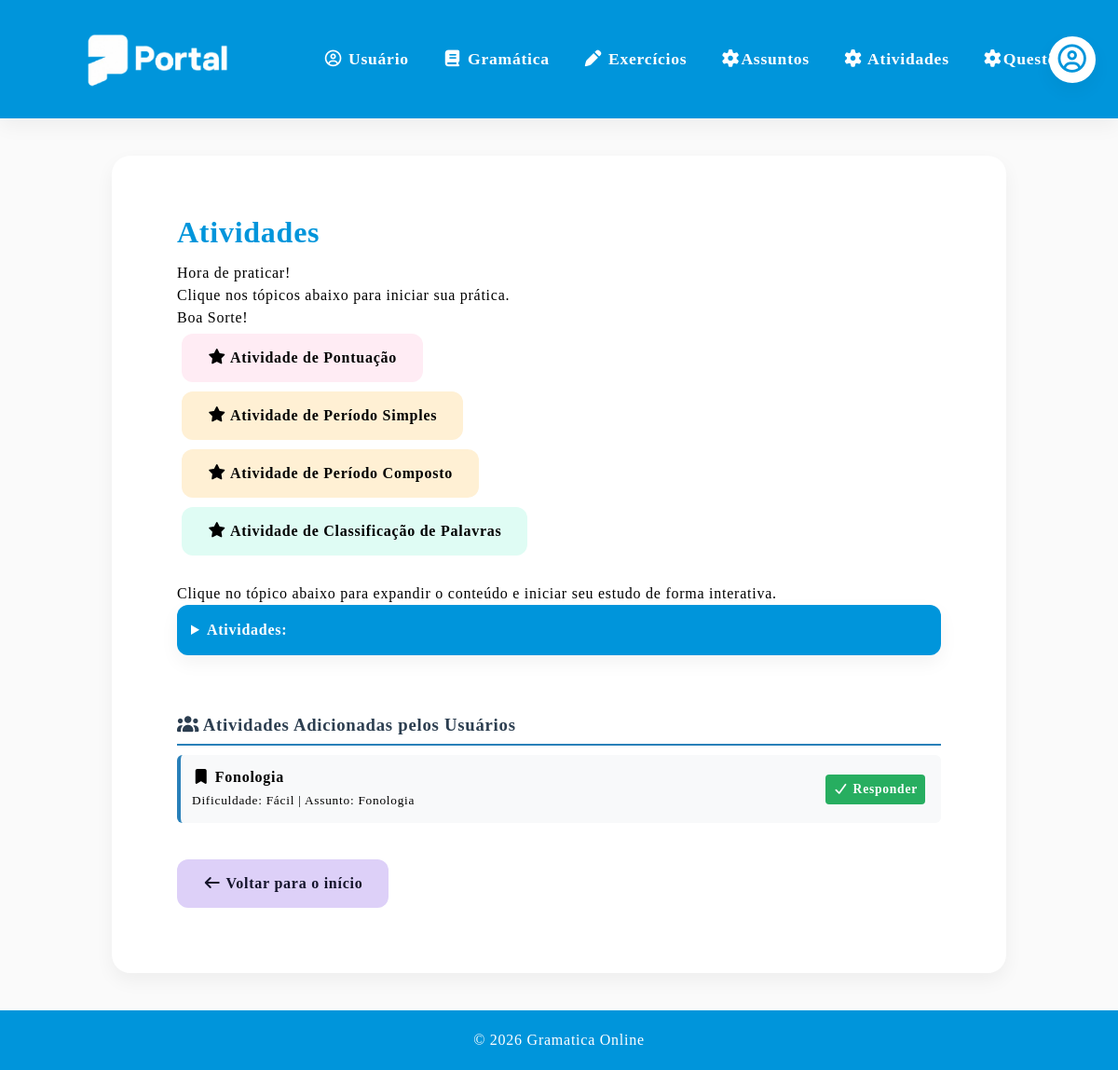
/atividades, run on an earlier commit of the app's database.
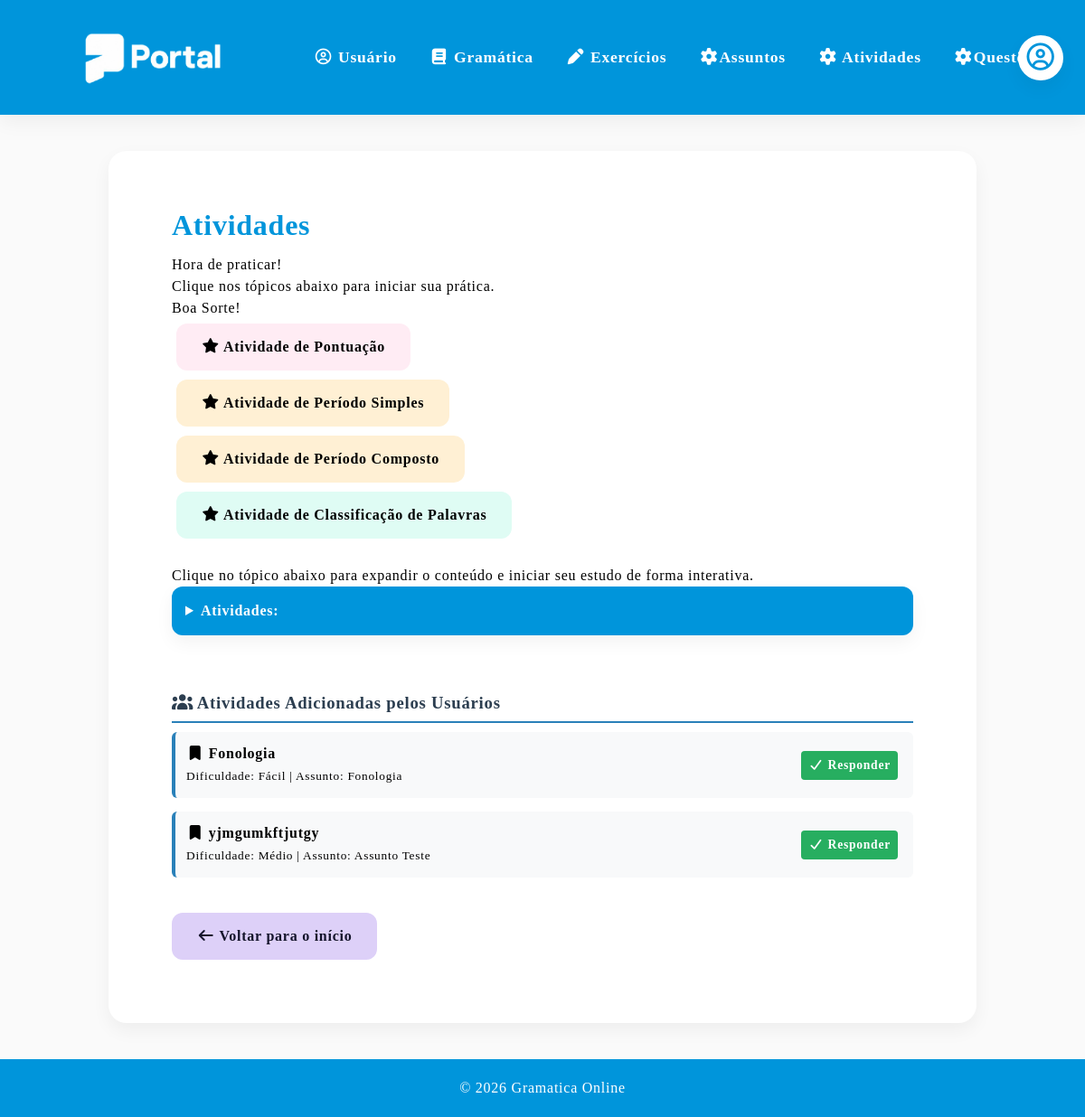
And on a later commit of the database.
### models.py (models this page shows)
class Atividade(db.Model):
    __tablename__ = "atividade"
    id = db.Column(db.Integer, primary_key=True)
    nome = db.Column(db.String(150), nullable=True)
    dificuldade = db.Column(db.String(50), nullable=True)
    assunto_id = db.Column(db.Integer, db.ForeignKey("assunto.id"), nullable=True)
    assunto = db.relationship("Assunto", back_populates="atividades")
    questoes = db.relationship("Questao", back_populates="atividade", lazy=True, cascade="all, delete-orphan")

class Assunto(db.Model):
    __tablename__ = "assunto"
    id = db.Column(db.Integer, primary_key=True)
    nome = db.Column(db.String(100), nullable=False)
    conteudo = db.Column(db.Text, nullable=True)
    imagem = db.Column(db.String(255), nullable=True)
    arquivo_pdf = db.Column(db.String(255), nullable=True)
    atividades = db.relationship("Atividade", back_populates="assunto", lazy=True)

### app.py (the view)
@app.route("/atividades")
def atividades():
    try:
        atividades = Atividade.query.all()
        return render_template("atividades.html", atividades=atividades)
    except Exception as e:
        print("ERRO ATIVIDADES:", str(e))
        flash("Erro ao carregar atividades.")
        return render_template("atividades.html", atividades=[])

### templates/atividades.html (shortened to what this page needs)
{% extends "base.html" %}
{% block conteudo %}
        <section id="gramatica" class="section">
            <h2>Atividades</h2>
            <p>Hora de praticar!<br>Clique nos tópicos abaixo para iniciar sua prática.<br>Boa Sorte!</p>
            <div class="topicos-principais">
                <p><a href="{{ url_for('att_pontuacao') }}" class="btn btn-detalhe bnt-pontuacao"><i class="fa-solid fa-star"></i> Atividade de Pontuação</a></p>
                <p><a href="{{ url_for('att_periodo_simples') }}" class="btn btn-detalhe bnt-periodo_simples"><i class="fa-solid fa-star"></i> Atividade de Período Simples</a></p>
                <p><a href="{{ url_for('att_periodo_composto') }}" class="btn btn-detalhe bnt-periodo_composto"><i class="fa-solid fa-star"></i> Atividade de Período Composto</a></p>
                <p><a href="{{ url_for('att_classificacao_de_palavras') }}" class="btn btn-detalhe bnt-classificacao_de_palavras"><i class="fa-solid fa-star"></i> Atividade de Classificação de Palavras</a></p>
            </div>
            <br>
            <p>Clique no tópico abaixo para expandir o conteúdo e iniciar seu estudo de forma interativa.</p>
            <div class="topicos-gramatica">
                <details>
                    <summary>Atividades:</summary>
                </details>
            </div>
            <br><br>
            <h3 style="color: #2c3e50; border-bottom: 2px solid #2980b9; padding-bottom: 8px;">
                <i class="fa-solid fa-users"></i> Atividades Adicionadas pelos Usuários
            </h3>
            <div class="topicos-principais">
                {% if atividades %}
                    {% for atividade in atividades %}
                    <div style="margin-bottom: 15px; padding: 12px; background: #f8f9fa; border-radius: 6px; border-left: 4px solid #2980b9;">
                        <p style="margin: 0; display: flex; align-items: center; justify-content: space-between; flex-wrap: wrap; gap: 8px;">
                            <span>
                                <i class="fa-solid fa-bookmark"></i>
                                <strong>{{ atividade.nome or 'Atividade sem nome' }}</strong><br>
                                <small>Dificuldade: {{ atividade.dificuldade }} | Assunto: {{ atividade.assunto.nome }}</small>
                            </span>
                            <span>
                                <a href="{{ url_for('responder_atividade', id=atividade.id) }}" class="btn btn-detalhe" style="padding: 4px 8px; font-size: 0.85em; background: #27ae60; color: white; text-decoration: none; border-radius: 4px; margin-right: 5px;">
                                    <i class="fa-solid fa-check"></i> Responder
                                </a>
                            </span>
                        </p>
                    </div>
                    {% endfor %}
                {% else %}
                    <p style="text-align: center; color: #6c757d; padding: 15px; background: #f8f9fa; border-radius: 6px;">
                        <i class="fa-solid fa-info-circle"></i> Nenhuma atividade adicionada ainda.<br>
                        Clique em <strong>"Adicionar Atividade"</strong> no menu acima para criar novas atividades!
                    </p>
                {% endif %}
            </div>
            <br>
            <a href="{{ url_for('usuario') }}" class="btn btn-gramatica"><i class="fa-solid fa-arrow-left"></i> Voltar para o início</a>
        </section>
{% endblock %}

What changed in the data, as far as the page shows it:
added Atividade: nome "yjmgumkftjutgy", dificuldade "Médio", assunto.nome "Assunto Teste"
